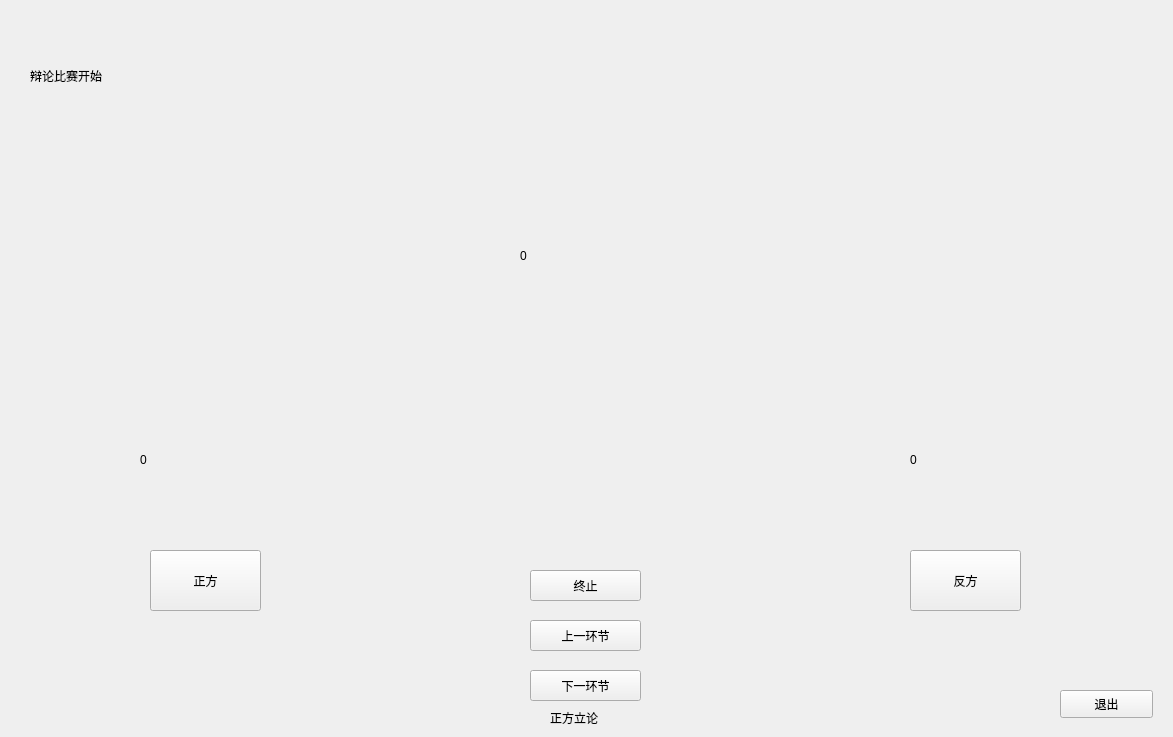
<?xml version="1.0" encoding="UTF-8"?>
<ui version="4.0">
 <class>MainView</class>
 <widget class="QWidget" name="MainView">
  <property name="geometry">
   <rect>
    <x>0</x>
    <y>0</y>
    <width>1173</width>
    <height>737</height>
   </rect>
  </property>
  <property name="windowTitle">
   <string>MainView</string>
  </property>
  <widget class="QLabel" name="mainLabel">
   <property name="geometry">
    <rect>
     <x>30</x>
     <y>30</y>
     <width>551</width>
     <height>91</height>
    </rect>
   </property>
   <property name="whatsThis">
    <string>&lt;html&gt;&lt;head/&gt;&lt;body&gt;&lt;p align=&quot;center&quot;&gt;&lt;br/&gt;&lt;/p&gt;&lt;/body&gt;&lt;/html&gt;</string>
   </property>
   <property name="layoutDirection">
    <enum>Qt::LeftToRight</enum>
   </property>
   <property name="styleSheet">
    <string notr="true">font: 48pt &quot;Adobe Arabic&quot;;</string>
   </property>
   <property name="text">
    <string>辩论比赛开始</string>
   </property>
  </widget>
  <widget class="QPushButton" name="positiveSideButton">
   <property name="geometry">
    <rect>
     <x>150</x>
     <y>550</y>
     <width>111</width>
     <height>61</height>
    </rect>
   </property>
   <property name="text">
    <string>正方</string>
   </property>
  </widget>
  <widget class="QPushButton" name="negativeSideButton">
   <property name="geometry">
    <rect>
     <x>910</x>
     <y>550</y>
     <width>111</width>
     <height>61</height>
    </rect>
   </property>
   <property name="text">
    <string>反方</string>
   </property>
  </widget>
  <widget class="QPushButton" name="finishButton">
   <property name="geometry">
    <rect>
     <x>1060</x>
     <y>690</y>
     <width>93</width>
     <height>28</height>
    </rect>
   </property>
   <property name="text">
    <string>退出</string>
   </property>
  </widget>
  <widget class="QPushButton" name="nextButton">
   <property name="geometry">
    <rect>
     <x>530</x>
     <y>670</y>
     <width>111</width>
     <height>31</height>
    </rect>
   </property>
   <property name="text">
    <string>下一环节</string>
   </property>
  </widget>
  <widget class="QLabel" name="mainUILabel">
   <property name="geometry">
    <rect>
     <x>520</x>
     <y>180</y>
     <width>171</width>
     <height>151</height>
    </rect>
   </property>
   <property name="styleSheet">
    <string notr="true">font: 70pt &quot;黑体&quot;;</string>
   </property>
   <property name="text">
    <string>0</string>
   </property>
  </widget>
  <widget class="QLabel" name="positiveUILabel">
   <property name="geometry">
    <rect>
     <x>140</x>
     <y>420</y>
     <width>117</width>
     <height>80</height>
    </rect>
   </property>
   <property name="styleSheet">
    <string notr="true">font: 48pt &quot;黑体&quot;;</string>
   </property>
   <property name="text">
    <string>0</string>
   </property>
  </widget>
  <widget class="QLabel" name="negativeUILable">
   <property name="geometry">
    <rect>
     <x>910</x>
     <y>420</y>
     <width>117</width>
     <height>80</height>
    </rect>
   </property>
   <property name="styleSheet">
    <string notr="true">font: 48pt &quot;黑体&quot;;</string>
   </property>
   <property name="text">
    <string>0</string>
   </property>
  </widget>
  <widget class="QLabel" name="nextLabel">
   <property name="geometry">
    <rect>
     <x>550</x>
     <y>710</y>
     <width>61</width>
     <height>16</height>
    </rect>
   </property>
   <property name="text">
    <string>正方立论</string>
   </property>
  </widget>
  <widget class="QPushButton" name="upButton">
   <property name="geometry">
    <rect>
     <x>530</x>
     <y>620</y>
     <width>111</width>
     <height>31</height>
    </rect>
   </property>
   <property name="text">
    <string>上一环节</string>
   </property>
  </widget>
  <widget class="QPushButton" name="stopButton">
   <property name="geometry">
    <rect>
     <x>530</x>
     <y>570</y>
     <width>111</width>
     <height>31</height>
    </rect>
   </property>
   <property name="text">
    <string>终止</string>
   </property>
  </widget>
 </widget>
 <layoutdefault spacing="6" margin="11"/>
 <resources/>
 <connections>
  <connection>
   <sender>finishButton</sender>
   <signal>clicked()</signal>
   <receiver>MainView</receiver>
   <slot>close()</slot>
   <hints>
    <hint type="sourcelabel">
     <x>625</x>
     <y>518</y>
    </hint>
    <hint type="destinationlabel">
     <x>477</x>
     <y>589</y>
    </hint>
   </hints>
  </connection>
 </connections>
</ui>
